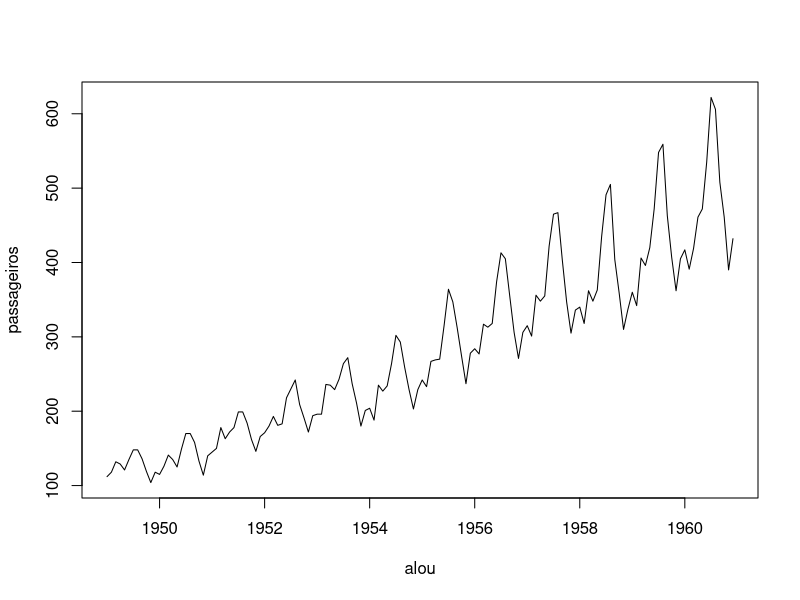
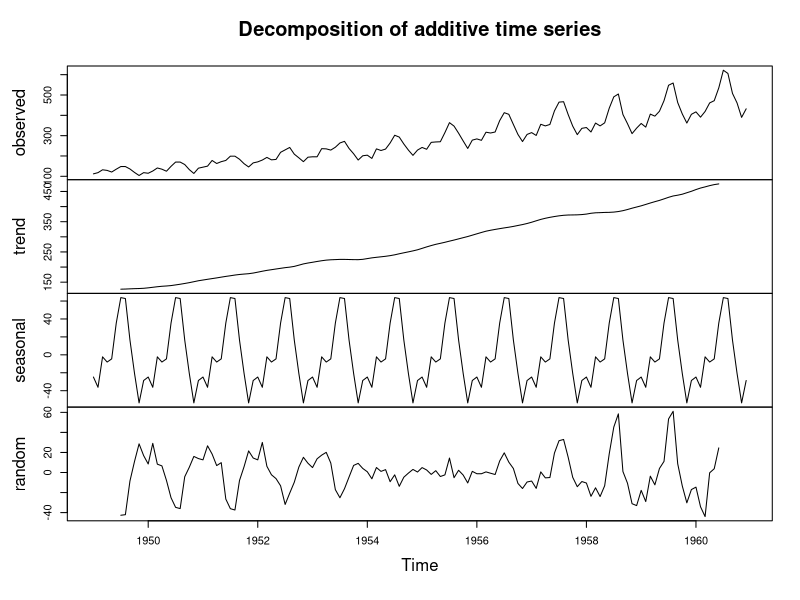
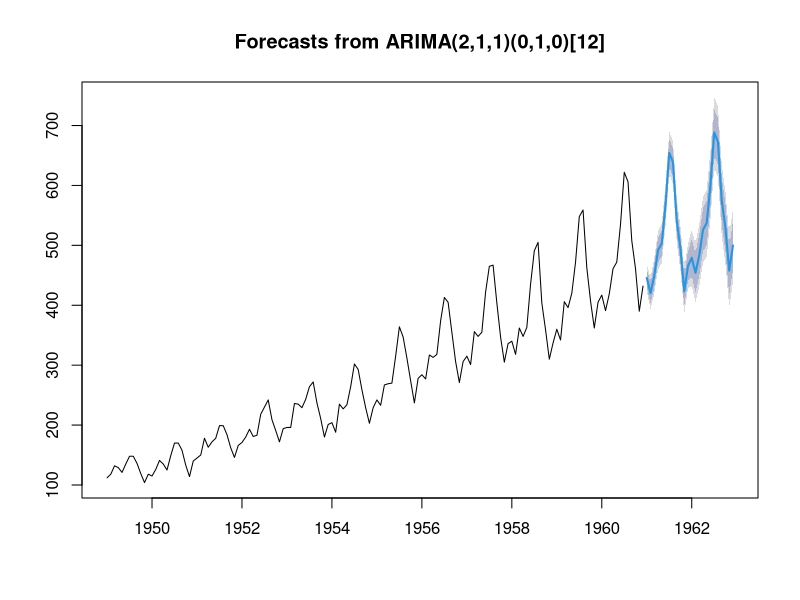

The R source for these figures, in order:
AP = AirPassengers
summary(AP)

plot(AP, ylab="passageiros", xlab="alou")

plot(decompose(AP))

install.packages("forecast")

library(forecast)

amostra =  auto.arima(AP)

plot(forecast(amostra, h=24))